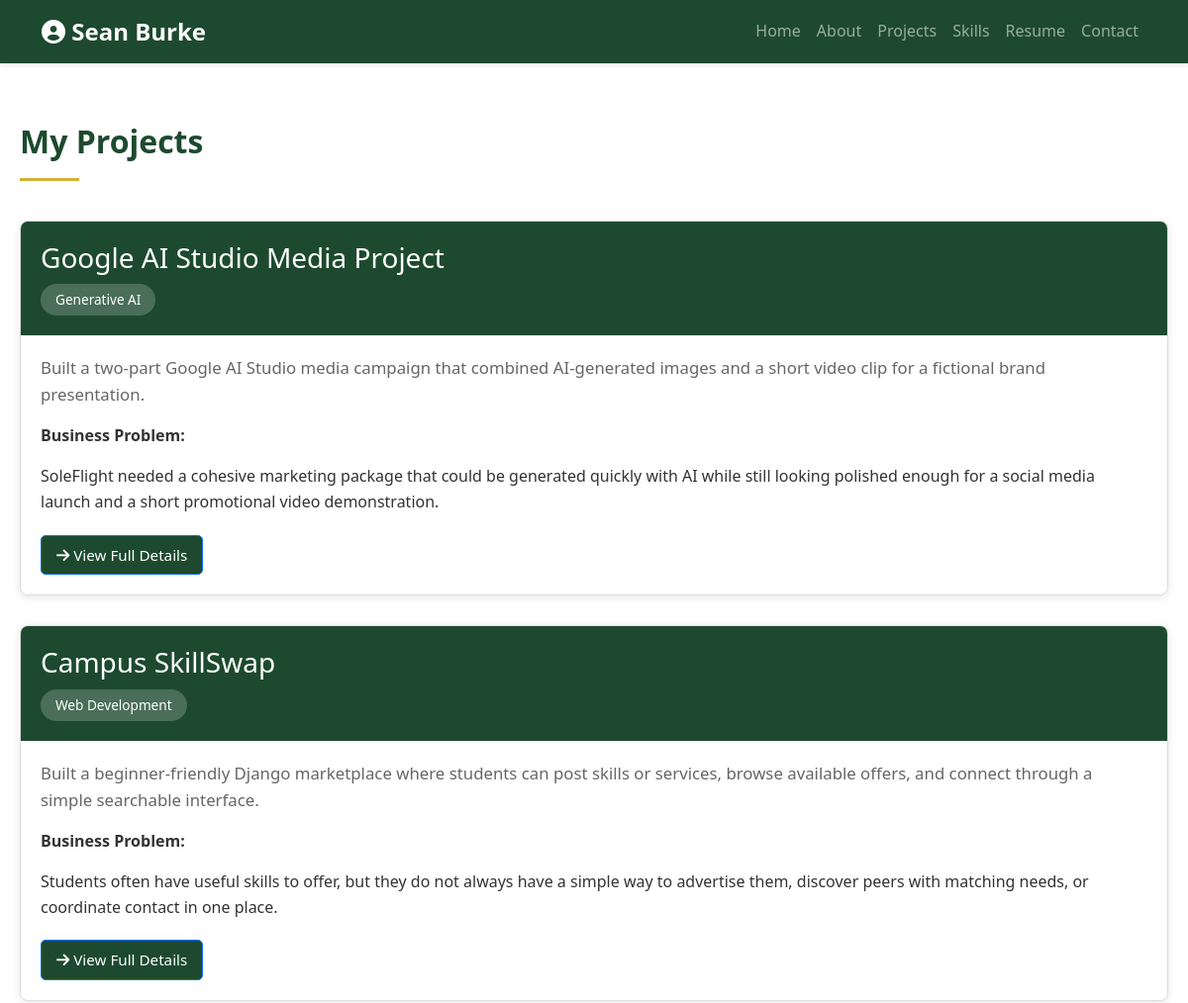
The app's page /projects/ (upper part), older data.
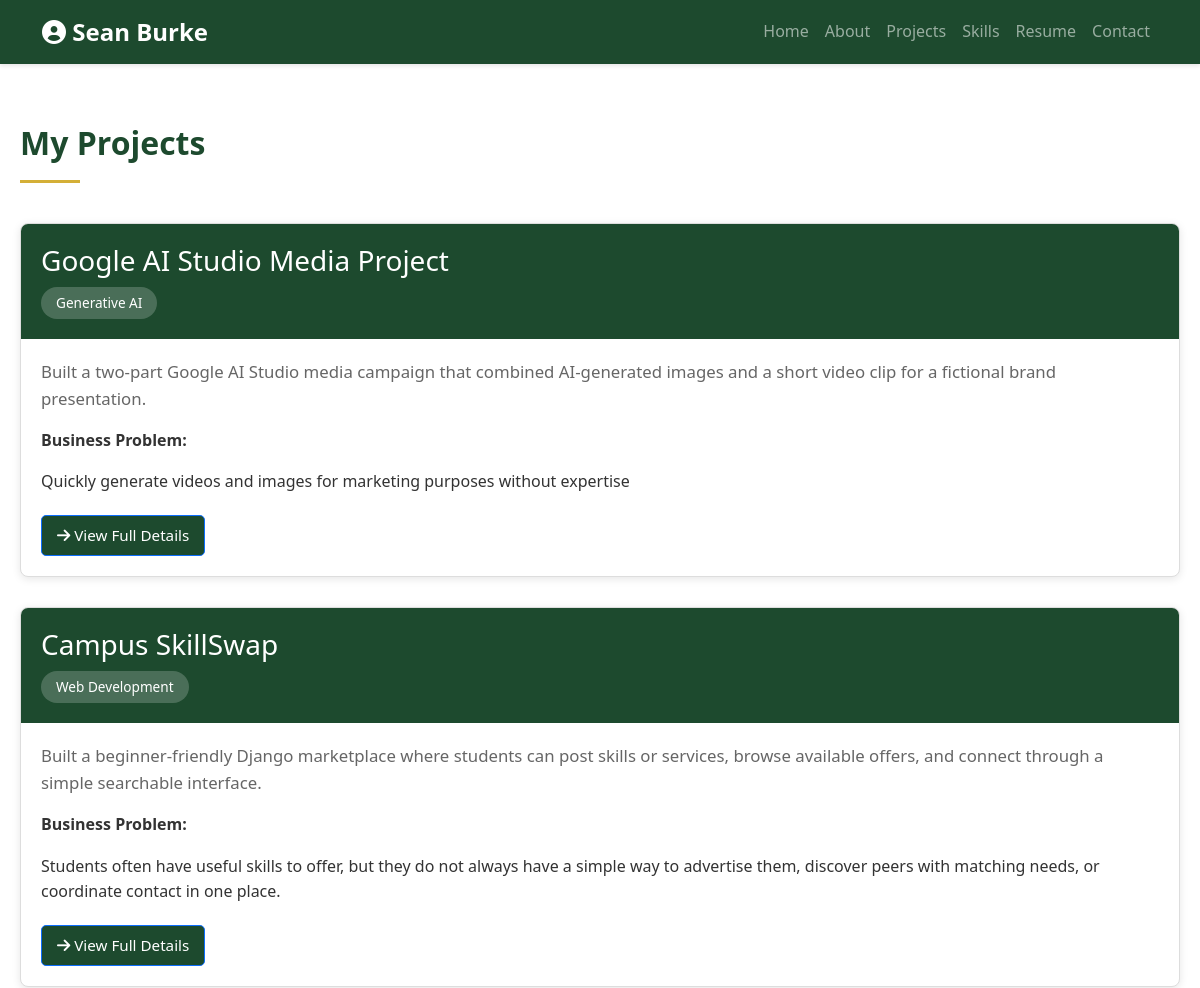
The same page, newer data.
### portfolio/models.py (models this page shows, shortened)
class Project(models.Model):
    title = models.CharField(max_length=200)
    summary = models.CharField(max_length=500)
    description = models.TextField()
    category = models.CharField(max_length=100)
    business_problem = models.TextField()
    tools_used = models.CharField(max_length=500)
    key_features = models.TextField()
    role_contribution = models.TextField()
    challenge = models.TextField()
    lessons_learned = models.TextField()
    image = models.ImageField(upload_to='projects/', blank=True, null=True)
    github_link = models.URLField(blank=True, null=True)
    demo_link = models.URLField(blank=True, null=True)
    created_at = models.DateTimeField(auto_now_add=True)
    updated_at = models.DateTimeField(auto_now=True)
    class Meta:
        ordering = ['-created_at']

### portfolio/views.py (the view)
# urls.py: path('projects/', views.projects_list, name='projects'),
def projects_list(request):
    projects = Project.objects.all()
    context = {
        'portfolio_info': PORTFOLIO_INFO,
        'projects': projects,
    }
    return render(request, 'portfolio/projects.html', context)

### templates/portfolio/projects.html (shortened to what this page needs)
{% extends 'portfolio/base.html' %}
{% block content %}
<div class="projects-section">
    <div class="projects-container">
        <h2 class="section-title" style="margin-bottom: 40px;">My Projects</h2>
        {% if projects %}
        {% for project in projects %}
        <div class="project-card">
            <div class="project-card-header">
                <h3>{{ project.title }}</h3>
                <span class="project-category">{{ project.category }}</span>
            </div>
            <div class="project-card-body">
                <p class="project-summary">{{ project.summary }}</p>
                <p><strong>Business Problem:</strong></p>
                <p>{{ project.business_problem|truncatewords:30 }}</p>
                <div class="project-links">
                    <a href="{% url 'portfolio:project_detail' project.id %}" class="btn btn-sm btn-primary">
                        <i class="fas fa-arrow-right"></i> View Full Details
                    </a>
                </div>
            </div>
        </div>
        {% endfor %}
        {% else %}
        <div class="alert alert-info text-center" role="alert">
            <p>No projects added yet. Check back soon!</p>
        </div>
        {% endif %}
    </div>
</div>
{% endblock %}

### templates/portfolio/base.html (shortened to what this page needs)
<!DOCTYPE html>
<html lang="en">
<head>
    <link href="https://cdn.jsdelivr.net/npm/bootstrap@5.1.3/dist/css/bootstrap.min.css" rel="stylesheet">
    <link rel="stylesheet" href="https://cdnjs.cloudflare.com/ajax/libs/font-awesome/6.0.0/css/all.min.css">
    {% load static %}
    <link rel="stylesheet" href="{% static 'css/style.css' %}">
</head>
<body>
    <nav class="navbar navbar-expand-lg navbar-dark bg-dark sticky-top">
        <div class="container">
            <a class="navbar-brand fw-bold" href="{% url 'portfolio:home' %}">
                <i class="fas fa-user-circle"></i> Sean Burke
            </a>
            <div class="collapse navbar-collapse" id="navbarNav">
                <ul class="navbar-nav ms-auto">
                    <li class="nav-item"><a class="nav-link" href="{% url 'portfolio:home' %}">Home</a></li>
                    <li class="nav-item"><a class="nav-link" href="{% url 'portfolio:about' %}">About</a></li>
                    <li class="nav-item"><a class="nav-link" href="{% url 'portfolio:projects' %}">Projects</a></li>
                    <li class="nav-item"><a class="nav-link" href="{% url 'portfolio:skills' %}">Skills</a></li>
                    <li class="nav-item"><a class="nav-link" href="{% url 'portfolio:resume' %}">Resume</a></li>
                    <li class="nav-item"><a class="nav-link" href="{% url 'portfolio:contact' %}">Contact</a></li>
                </ul>
            </div>
        </div>
    </nav>
    {% block content %}{% endblock %}
    {% load static %}
</body>
</html>

### static/css/style.css (style rules this page uses)
:root { --primary-green: #1d4a2e; --light-green: #2d5f3f; --accent-gold: #d4af37; --text-dark: #333; --text-light: #666; --border-color: #ddd; }
* { margin: 0; padding: 0; box-sizing: border-box; }
body { font-family: 'Segoe UI', Tahoma, Geneva, Verdana, sans-serif; color: var(--text-dark); line-height: 1.6; }
.navbar { background-color: var(--primary-green) !important; box-shadow: 0 2px 4px rgba(0, 0, 0, 0.1); }
.navbar-brand { font-size: 1.5rem; color: white !important; }
.nav-link { transition: color 0.3s ease; }
.about-section h2, .section-title { color: var(--primary-green); font-weight: bold; margin-bottom: 30px; position: relative; padding-bottom: 20px; }
.about-section h2::after, .section-title::after { content: ''; position: absolute; bottom: 0; left: 0; width: 60px; height: 3px; background-color: var(--accent-gold); }
.projects-section { padding: 60px 20px; background-color: white; }
.projects-container { max-width: 1200px; margin: 0 auto; }
.project-card { background: white; border: 1px solid var(--border-color); border-radius: 8px; overflow: hidden; transition: transform 0.3s ease, box-shadow 0.3s ease; margin-bottom: 30px; box-shadow: 0 2px 8px rgba(0, 0, 0, 0.1); }
.project-card-header { background-color: var(--primary-green); color: white; padding: 20px; position: relative; }
.project-card-header h3 { margin-bottom: 10px; }
.project-category { display: inline-block; background-color: rgba(255, 255, 255, 0.2); padding: 5px 15px; border-radius: 20px; font-size: 0.85rem; }
.project-card-body { padding: 20px; }
.project-summary { font-size: 1.05rem; color: var(--text-light); margin-bottom: 15px; font-weight: 500; }
.project-links { margin-top: 20px; display: flex; gap: 10px; }
.project-links a { display: inline-block; padding: 8px 15px; background-color: var(--primary-green); color: white; border-radius: 5px; text-decoration: none; transition: background-color 0.3s ease; font-size: 0.95rem; }

Row changes from the older to the newer data that the page shows:
changed Project "Google AI Studio Media Project": business_problem "SoleFlight needed a cohesive marketing package that could be generated quickly with AI while still looking polished enough for a social media launch and a short promotional video demonstration." → "Quickly generate videos and images for marketing purposes without expertise"
